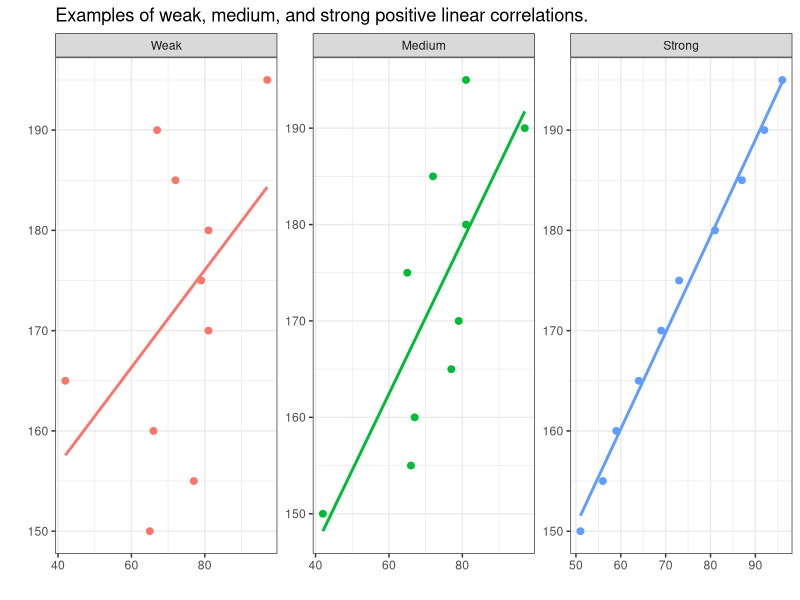
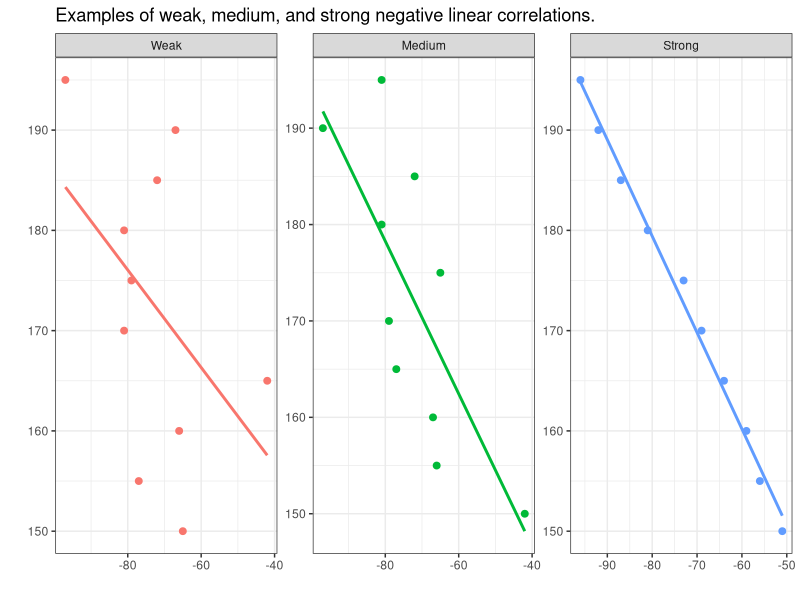

R code for these plots, in order:
## ---- chunk 1
library(tidyverse)
Class <- c("Experimental research",
            "Observational research", 
            "Observational research",
            "Observational research", 
            "Observational research")
Design <- c("Experimental",
            "Behavioral", 
            "Archival/Review",
            "Introspection", 
            "Questionnaire")
Example <- c("Reaction time measurements",
             "Corpus study",
             "Systematic literature review",
             "Grammaticality judgements",
             "Language use survey")
Directness <- c("high",
                "high",
                "low",
                "high",
                "medium")
Costs <- c("high/variable",
           "low/variable",
           "low",
           "low",
           "low")
Ext_Validity <- c("high",
                  "low/variable",
                  "low",
                  "low/variable",
                  "medium")
Int_Validity <- c("high",
                  "high",
                  "medium",
                  "high",
                  "medium")
Access_Participants <- c("low",
                         "medium",
                         "high",
                         "low",
                         "high")
# generate table
designs <- data.frame(
  Class, Design, Example, Directness, Costs, Ext_Validity, Int_Validity,  Access_Participants
)
colnames(designs) <- c("Type", "Research design", "Example", "Directness of access to phenomenon", "Cost/Labor intensity", "External validity (generalizability)", "Internal validity", "Ease of data collection (e.g. access to participants)")
# generate flextable object
library(flextable)

designs |>
  as.data.frame() |>
  flextable() |>
  flextable::set_table_properties(width = .75, layout = "autofit") |>
  flextable::theme_zebra() |>
  flextable::fontsize(size = 12) |>
  flextable::fontsize(size = 12, part = "header") |>
  flextable::align_text_col(align = "center") |>
  flextable::set_caption(caption = "Overview of advantages and disadvantages of different research designs.")  |>
  flextable::merge_v(j = ~ Type) |>
  flextable::border_outer()
## ---- chunk 2
variabletb <- matrix(c("Nominal Scaled / Categorical Variables", "Gender, Nationality, Part of Speech", "Ordinal Scaled Variables", "Graduation, School Grades, Military Rank", "Interval Scaled Variables", "Temperature, Acceptability Judgments", "Ratio-scaled Variables", "Age, Duration, Number of Syllables", "Variables reflecting counts", "Errors in 1000 word essays"), nrow = 5, byrow = T)
# add column and row names
colnames(variabletb) <- c("Variable Type", "Variable Level")
variabletb |>
  as.data.frame() |>
  flextable() |>
  flextable::set_table_properties(width = .75, layout = "autofit") |>
  flextable::theme_zebra() |>
  flextable::fontsize(size = 12) |>
  flextable::fontsize(size = 12, part = "header") |>
  flextable::align_text_col(align = "center") |>
  flextable::set_caption(caption = "Variable types/Variable scales with examples.")  |>
  flextable::border_outer()
## ---- chunk 3
variableextb <- matrix(c("Carl Lewis", "Ben Johnson", "Steve Davis", "1", "2", "3", "9.86", "9.97", "10.06"), nrow = 3, byrow = F)
# add column and row names
colnames(variableextb) <- c("Name", "Rank", "Time")
# inspect data
variableextb |>
  as.data.frame() |>
  flextable() |>
  flextable::set_table_properties(width = .75, layout = "autofit") |>
  flextable::theme_zebra() |>
  flextable::fontsize(size = 12) |>
  flextable::fontsize(size = 12, part = "header") |>
  flextable::align_text_col(align = "center") |>
  flextable::set_caption(caption = "Results of a 100 meter dash.")  |>
  flextable::border_outer()
## ---- chunk 4
Height <- c(150, 155, 160, 165, 170, 175, 180, 185, 190, 195,
            150, 155, 160, 165, 170, 175, 180, 185, 190, 195,
            150, 155, 160, 165, 170, 175, 180, 185, 190, 195)
Weight <- c(51, 56, 59, 64, 69, 73, 81, 87, 92, 96,
            42, 66, 67, 77, 79, 65, 81, 72, 97, 81,
            65, 77, 66, 42, 81, 79,  81, 72, 67, 97)
Correlation <- rep(c("Strong", "Medium", "Weak"), each = 10)
dat <- data.frame(Correlation, Height, Weight) |>
  dplyr::mutate(Correlation = factor(Correlation, levels = c("Weak", "Medium", "Strong")))
dat |>
  ggplot(aes(Weight, Height, group = Correlation, color = Correlation)) +
  facet_wrap(~Correlation, scales = "free") +
  geom_point(size = 2) +
  stat_smooth(method='lm', se = F, alpha = .5) +
  theme_bw() +
  theme(legend.position = "none") +
  labs(title = "Examples of weak, medium, and strong positive linear correlations.",
       x = "", y = "")
## ---- chunk 5
dat |>
  dplyr::mutate(Weight = -Weight) |>
  ggplot(aes(Weight, Height, group = Correlation, color = Correlation)) +
  facet_wrap(~Correlation, scales = "free") +
  geom_point(size = 2) +
  stat_smooth(method='lm', se = F, alpha = .5) +
  theme_bw() +
  theme(legend.position = "none") +
  labs(title = "Examples of weak, medium, and strong negative linear correlations.",
       x = "", y = "")
